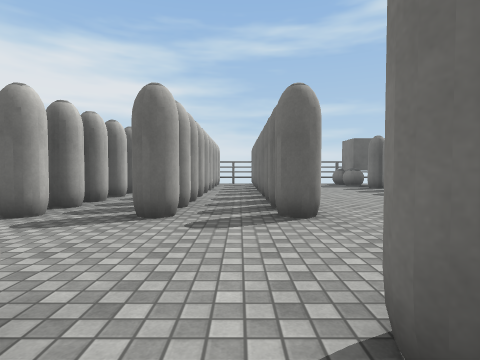
View 1 (above)

22 first-person views from a walk through a Unity game level. The camera is 1.2 m above the floor, tilts 2° down and sees 80° across. The floor is counted in squares, 2 m on a side. Each view is taken from the middle of a square. On the plan, view 1 faces up. The plan holds only what a view shows up to about 9 squares ahead; the rest is blank. The place goes on beyond the plan. Surface patterns are stand-ins for the level's own textures.

View 2
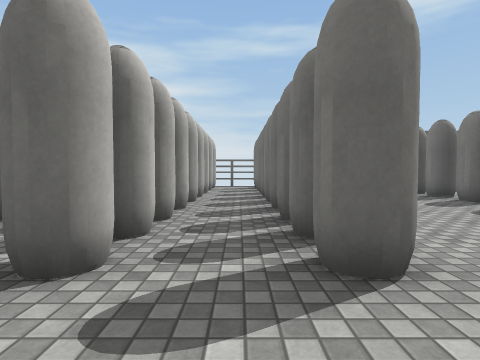

View 3
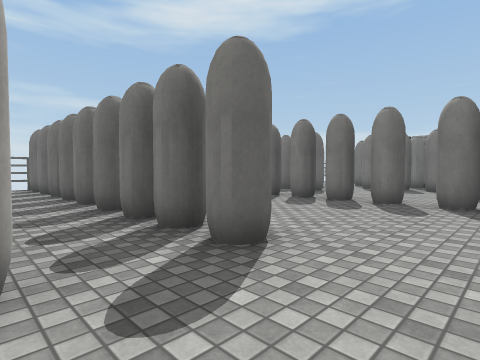

View 4
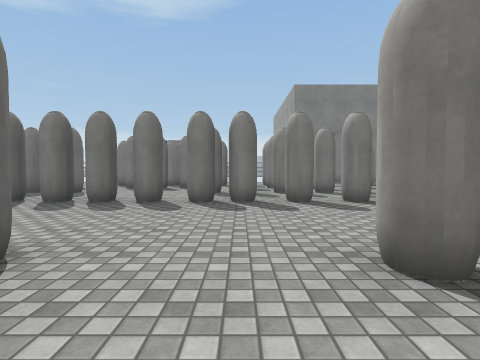

View 5
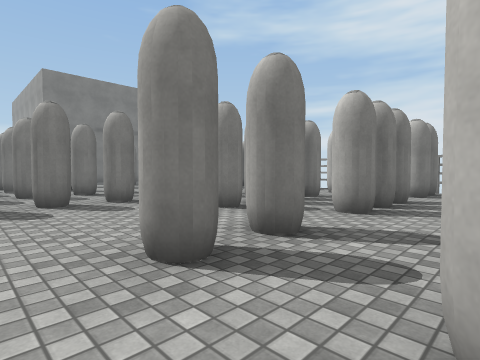

View 6
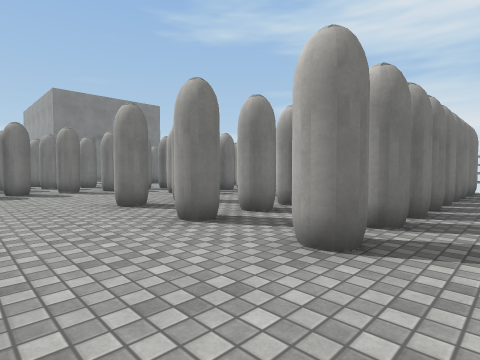

View 7
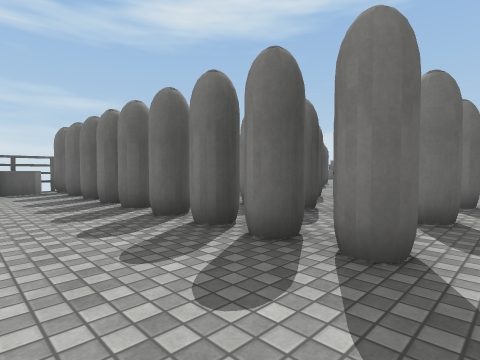

View 8
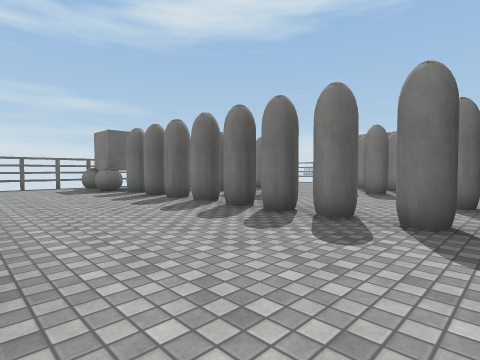

View 9
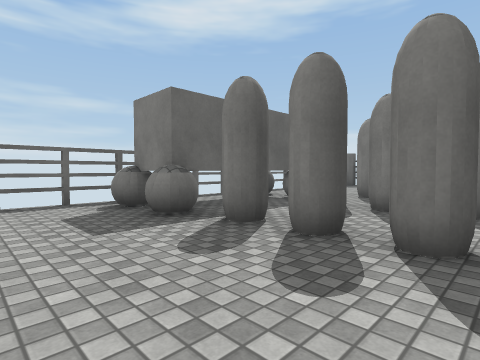

View 10
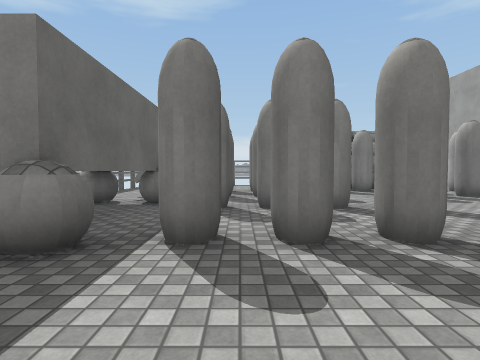

View 11
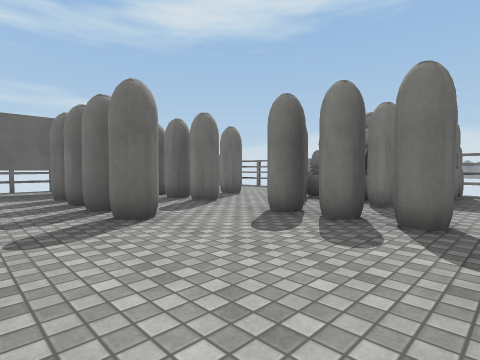

View 12
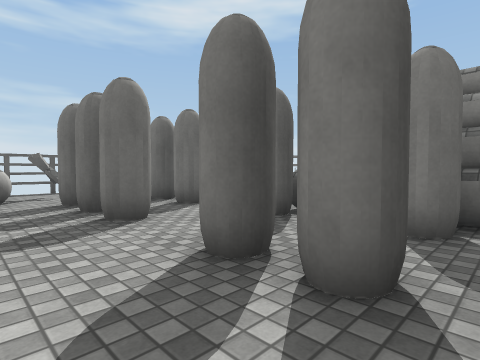

View 13
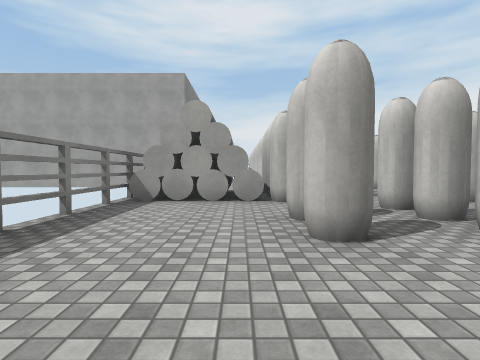

View 14
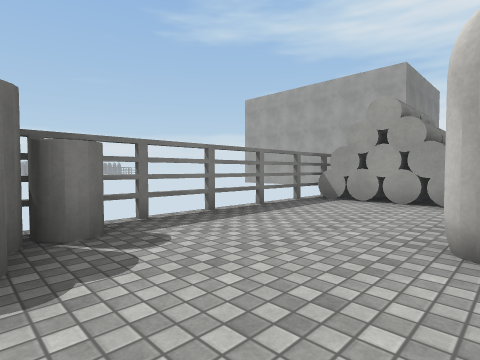

View 15
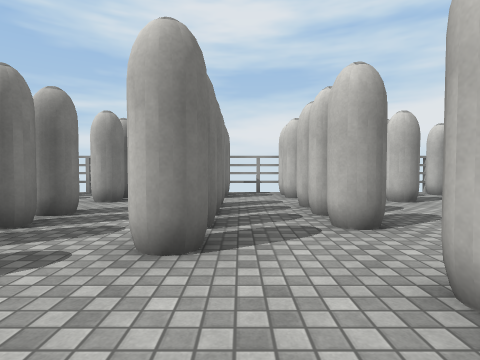

View 16
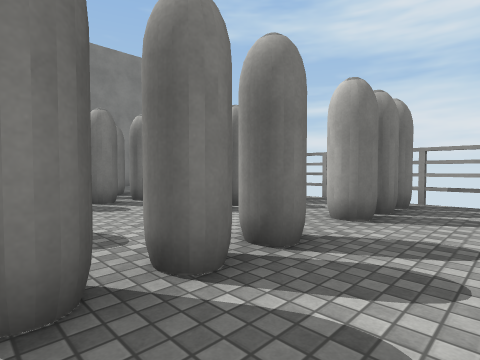

View 17
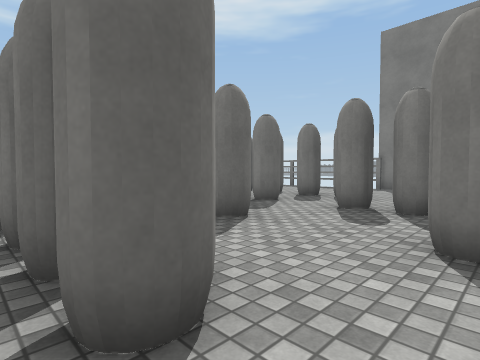

View 18
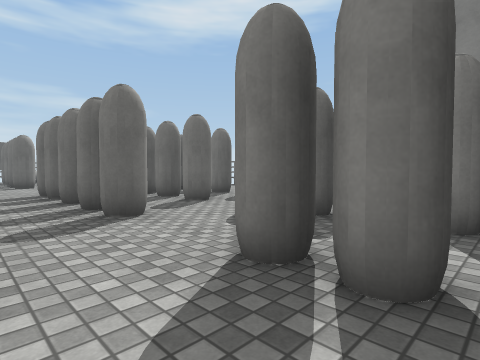

View 19
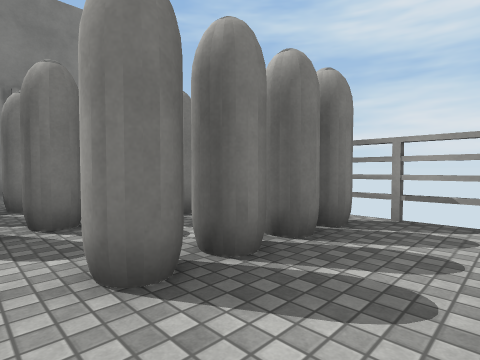

View 20
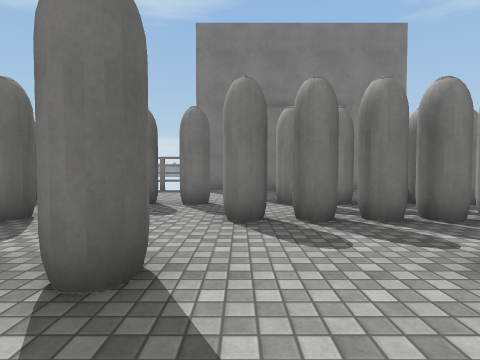

View 21
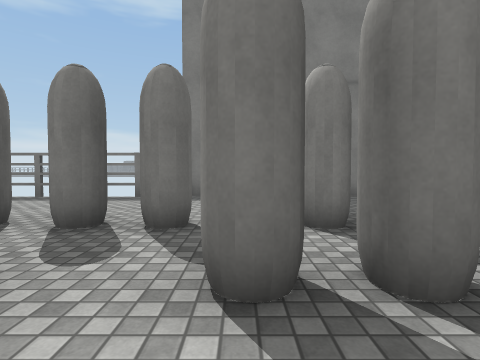

View 22
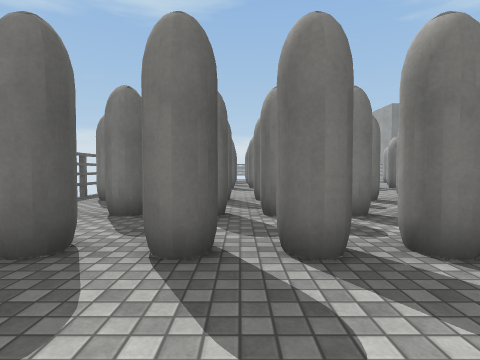

### Floor plan
Key: @ floor where view 1 was taken; # wall or solid block; x gap in a wall; . floor; C cylinder; O other object.
Columns run from 5 left of view 1 to 14 right of it. Each row starts with its distance up from view 1.
 13  #       ####
 12  C.  ....O  O....CC
 11  .#.#.#..OOOOO....C#
 10  .x.x.x..O..O......
  9 ..x.#.x.......##...
  8 ..x.#.x...#.#.##...
  7 ..x.x.x.....x......
  6 ..x.#.x...#....#CCC
  5 ..x.#.x..##..###CCO
  4 ..#.#.#..x...###COO
  3 .........x..## #  #
  2  ........x..## # .#
  1  .#.#.#..x..#   #.#
  0  .x.#@#..x.###  #.#
 -1  .x #..#.#.###  #.OO
 -2  .x  .##.#...#  #.O
 -3   x ..##.#...#  #.O
 -4   #...##....## # .O
 -5   x.#.####..## # .O
 -6   #. .####..#  #
 -7   #   #  #xx#

Positions as (right, up) in squares from view 1, and headings:
1: (0, 0), facing up
2: (0, 2), facing up
3: (-1, 2), facing up-right
4: (-1, 2), facing right
5: (-1, 2), facing down-right
6: (-4, 3), facing down-right
7: (-5, 3), facing up-right
8: (1, 2), facing up-right
9: (2, 7), facing up-right
10: (2, 9), facing right
11: (5, 3), facing up-right
12: (7, 4), facing up-right
13: (11, 12), facing down
14: (10, 12), facing down-right
15: (2, 1), facing down
16: (3, -1), facing down-right
17: (4, -4), facing up-right
18: (5, -5), facing up-right
19: (5, -3), facing down-right
20: (5, -2), facing right
21: (7, -2), facing right
22: (-5, 9), facing right
